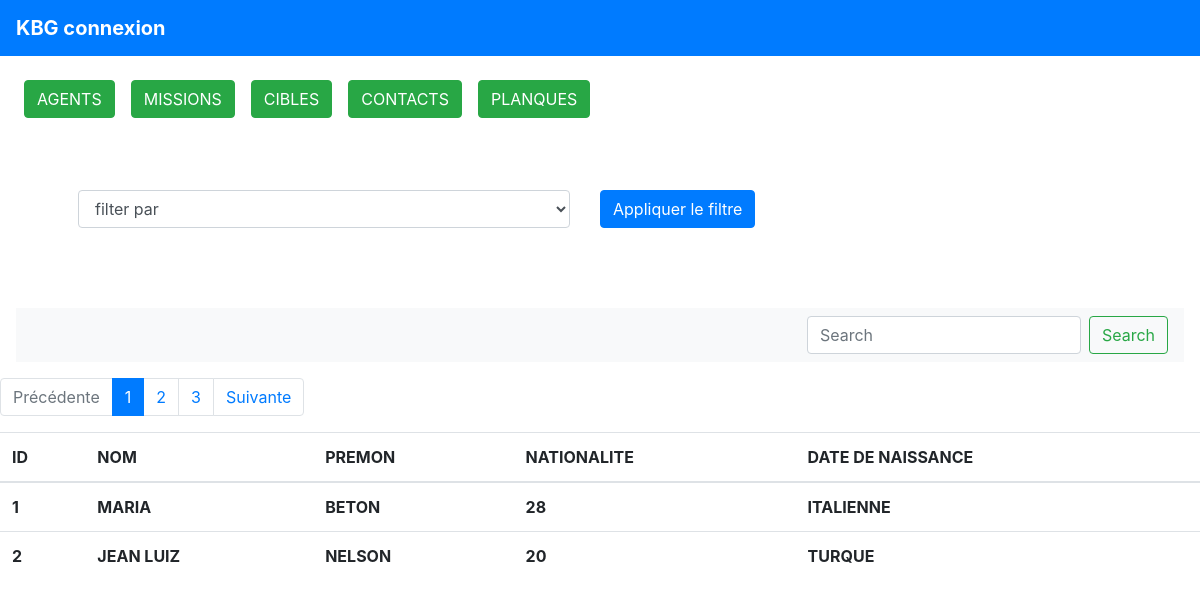
Screenshot of /views/cibles.php (signed in) with the database file from the repository.
### tables this page shows
CREATE TABLE `cibles` (
  `id_cibles` int(11) NOT NULL,
  `nom` text NOT NULL,
  `prenom` text NOT NULL,
  `date_de_naissance` varchar(255) NOT NULL,
  `nationalite` text NOT NULL
);

### API/get_cibles.php (called while the page is built, shortened)
<?php
require('../database/sql.php') ;
if(isset($_GET['page']) && !empty($_GET['page'])){
    $currentPage = (int) strip_tags($_GET['page']);
  }else{
    $currentPage = 1;
  }
$nbrTotal = 'SELECT COUNT(*) AS nb_articles FROM `cibles`;';
$query = $db->prepare($nbrTotal);
$query->execute();
$result = $query->fetch();
$nbArticles = (int) $result['nb_articles'];
$parPage= 2 ;
$pages = ceil($nbArticles / $parPage)  ;
$selectAarticle = 'SELECT * FROM `cibles` LIMIT :premier, :parpage' ;
$premier = ($currentPage * $parPage) - $parPage ;
$data = $db->prepare($selectAarticle);
$data->bindValue(':premier', $premier, PDO::PARAM_INT);
$data->bindValue(':parpage', $parPage, PDO::PARAM_INT);
$data->execute() ;
$d =$data->fetchAll(PDO::FETCH_ASSOC) ;
?>

### views/cibles.php (the view, shortened to what this page needs)
<?php
 require ('../composants/start.php') ;
 require ('../composants/header.php') ;
 require ('../composants/navigation.php') ;
 require('../API/get_cibles.php') ;
 ?>
 <div>
     <ul class="pagination">
         <li class="page-item <?= ($currentPage == 1) ? "disabled" : "" ?>">
             <a href="./cibles.php?= $currentPage - 1 ?>" class="page-link">Précédente</a>
         </li>
         <?php for($page = 1; $page <= $pages; $page++): ?>
             <li class="page-item <?= ($currentPage == $page) ? "active" : "" ?>">
                 <a href="./cibles.php?page=<?= $page ?>" class="page-link"><?= $page ?></a>
             </li>
         <?php endfor ?>
             <li class="page-item <?= ($currentPage == $pages) ? "disabled" : "" ?>">
             <a href="./cibles.php?page=<?= $currentPage + 1 ?>" class="page-link">Suivante</a>
         </li>
     </ul>
 </div>
 <?php
 echo '<table class="table">
    <thead >
    <tr>
      <th scope="col">ID</th>
      <th scope="col">NOM</th>
      <th scope="col">PREMON</th>
      <th scope="col">NATIONALITE</th>
      <th scope="col">DATE DE NAISSANCE</th>
    </tr>
  </thead>
  <tbody> ';
    foreach($d as $art){
    echo '<tr>
    <th scope="col">'.$art['id_cibles'].'</th>
       <th scope="col">'.$art['nom'].'</th>
      <th scope="col">'.$art['prenom'].'</th>
       <th scope="col">'.$art['date_de_naissance'].'</th>
      <th scope="col">'.$art['nationalite'].'</th>
</tr>';
  }
?>
  </tbody>
</table>
</body>
</html>

### rows the page displays
cibles: id_cibles "1", nom "MARIA", prenom "BETON", date_de_naissance "28", nationalite "ITALIENNE"
cibles: id_cibles "2", nom "JEAN LUIZ", prenom "NELSON", date_de_naissance "20", nationalite "TURQUE"
